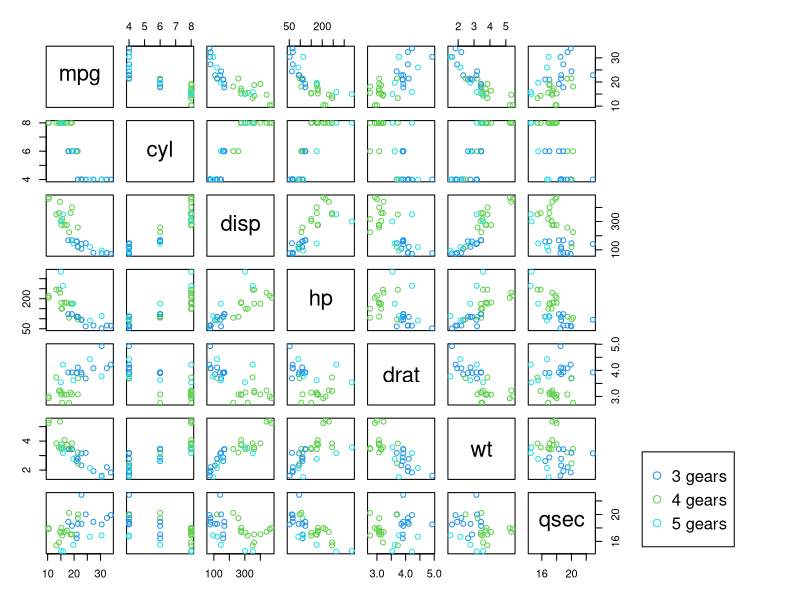

Source code (R):
## ---- chunk 1
knitr::opts_chunk$set(echo = TRUE)
## ---- chunk 2
summary(mtcars)
pairs(mtcars[,1:7], col = mtcars$gear, oma=c(3,3,3,15))
par(xpd=TRUE)
legend("bottomright", legend = c("3 gears", "4 gears", "5 gears"), col = unique(mtcars$gear), pch = 1)
